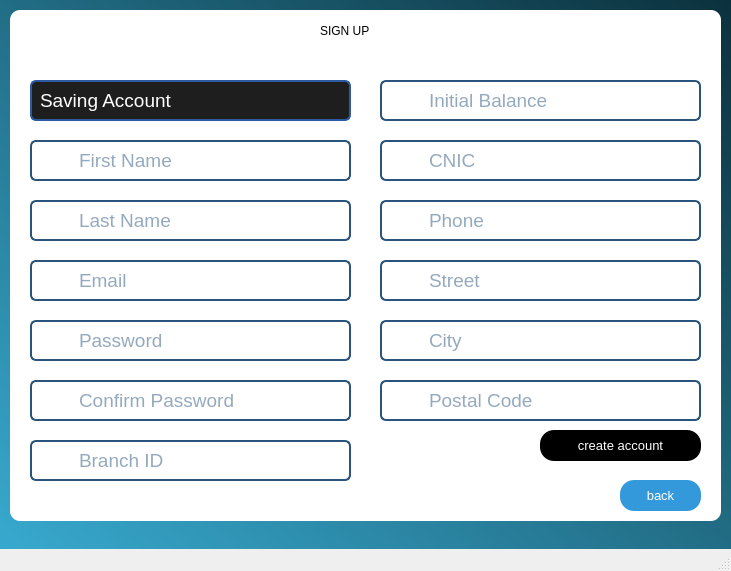
<?xml version="1.0" encoding="UTF-8"?>
<ui version="4.0">
 <class>signupwindow</class>
 <widget class="QMainWindow" name="signupwindow">
  <property name="geometry">
   <rect>
    <x>0</x>
    <y>0</y>
    <width>731</width>
    <height>571</height>
   </rect>
  </property>
  <property name="windowTitle">
   <string>Signup </string>
  </property>
  <widget class="QWidget" name="centralwidget">
   <widget class="QLabel" name="label">
    <property name="geometry">
     <rect>
      <x>-4</x>
      <y>-9</y>
      <width>741</width>
      <height>561</height>
     </rect>
    </property>
    <property name="styleSheet">
     <string notr="true">QLabel{
background:qlineargradient(x1:1,y1:0,x2:0,y2:1,stop:0#0b2f3b,stop:1#38aacf);
}</string>
    </property>
    <property name="text">
     <string/>
    </property>
   </widget>
   <widget class="QLabel" name="label_3">
    <property name="geometry">
     <rect>
      <x>10</x>
      <y>10</y>
      <width>711</width>
      <height>511</height>
     </rect>
    </property>
    <property name="font">
     <font>
      <family>Microsoft Sans Serif</family>
      <pointsize>14</pointsize>
     </font>
    </property>
    <property name="styleSheet">
     <string notr="true">QLabel{
background-color:white;
border-radius:10px;
}
</string>
    </property>
    <property name="text">
     <string/>
    </property>
   </widget>
   <widget class="QPushButton" name="backbtn">
    <property name="geometry">
     <rect>
      <x>620</x>
      <y>480</y>
      <width>81</width>
      <height>31</height>
     </rect>
    </property>
    <property name="font">
     <font>
      <family>Microsoft Sans Serif</family>
      <pointsize>10</pointsize>
      <italic>false</italic>
      <bold>false</bold>
     </font>
    </property>
    <property name="styleSheet">
     <string notr="true">QPushButton{
font: 10pt &quot;Microsoft Sans Serif&quot;;
background-color:#3499db;
color:white;
border-radius:14px;
padding:7px 14px;
}
QPushButton:hover{
background-color:rgb(41, 128, 185);
}
QPushButton:pressed{
background-color:rgb(31, 97, 141);
}</string>
    </property>
    <property name="text">
     <string>back</string>
    </property>
   </widget>
   <widget class="QLabel" name="label_4">
    <property name="geometry">
     <rect>
      <x>320</x>
      <y>20</y>
      <width>161</width>
      <height>21</height>
     </rect>
    </property>
    <property name="styleSheet">
     <string notr="true">QLabel{
background-color:white;
font: 700 20pt &quot;Arial&quot;;
color:BLACK;}</string>
    </property>
    <property name="text">
     <string>SIGN UP</string>
    </property>
   </widget>
   <widget class="QLineEdit" name="firstname">
    <property name="geometry">
     <rect>
      <x>30</x>
      <y>140</y>
      <width>321</width>
      <height>41</height>
     </rect>
    </property>
    <property name="font">
     <font>
      <family>Microsoft Sans Serif</family>
      <pointsize>14</pointsize>
     </font>
    </property>
    <property name="styleSheet">
     <string notr="true">QLineEdit{

background-color: rgb(255, 255, 255);
color:rgb(43, 84, 125);
border:2px solid rgb(43, 84, 125);
padding:5px;
border-radius:6px;
padding-left:45px;
}
QLineEdit:hover{
border:2px solid rgb(29, 61, 92);
background-color:rgb(226, 230, 235);
}
QLineEdit:focus{
border:2px solid rgb(0, 0, 119);
background-color:white;
outline:none;
}</string>
    </property>
    <property name="text">
     <string/>
    </property>
    <property name="placeholderText">
     <string>First Name</string>
    </property>
   </widget>
   <widget class="QLineEdit" name="confirmpassword">
    <property name="geometry">
     <rect>
      <x>30</x>
      <y>380</y>
      <width>321</width>
      <height>41</height>
     </rect>
    </property>
    <property name="font">
     <font>
      <family>Microsoft Sans Serif</family>
      <pointsize>14</pointsize>
     </font>
    </property>
    <property name="styleSheet">
     <string notr="true">QLineEdit{

background-color: rgb(255, 255, 255);
color:rgb(43, 84, 125);
border:2px solid rgb(43, 84, 125);
padding:5px;
border-radius:6px;
padding-left:45px;
}
QLineEdit:hover{
border:2px solid rgb(29, 61, 92);
background-color:rgb(226, 230, 235);
}
QLineEdit:focus{
border:2px solid rgb(0, 0, 119);
background-color:white;
outline:none;
}</string>
    </property>
    <property name="text">
     <string/>
    </property>
    <property name="echoMode">
     <enum>QLineEdit::EchoMode::Password</enum>
    </property>
    <property name="placeholderText">
     <string>Confirm Password</string>
    </property>
   </widget>
   <widget class="QLineEdit" name="password">
    <property name="geometry">
     <rect>
      <x>30</x>
      <y>320</y>
      <width>321</width>
      <height>41</height>
     </rect>
    </property>
    <property name="font">
     <font>
      <family>Microsoft Sans Serif</family>
      <pointsize>14</pointsize>
     </font>
    </property>
    <property name="styleSheet">
     <string notr="true">QLineEdit{

background-color: rgb(255, 255, 255);
color:rgb(43, 84, 125);
border:2px solid rgb(43, 84, 125);
padding:5px;
border-radius:6px;
padding-left:45px;
}
QLineEdit:hover{
border:2px solid rgb(29, 61, 92);
background-color:rgb(226, 230, 235);
}
QLineEdit:focus{
border:2px solid rgb(0, 0, 119);
background-color:white;
outline:none;
}</string>
    </property>
    <property name="text">
     <string/>
    </property>
    <property name="echoMode">
     <enum>QLineEdit::EchoMode::Password</enum>
    </property>
    <property name="placeholderText">
     <string>Password</string>
    </property>
   </widget>
   <widget class="QLineEdit" name="email">
    <property name="geometry">
     <rect>
      <x>30</x>
      <y>260</y>
      <width>321</width>
      <height>41</height>
     </rect>
    </property>
    <property name="font">
     <font>
      <family>Microsoft Sans Serif</family>
      <pointsize>14</pointsize>
     </font>
    </property>
    <property name="styleSheet">
     <string notr="true">QLineEdit{

background-color: rgb(255, 255, 255);
color:rgb(43, 84, 125);
border:2px solid rgb(43, 84, 125);
padding:5px;
border-radius:6px;
padding-left:45px;
}
QLineEdit:hover{
border:2px solid rgb(29, 61, 92);
background-color:rgb(226, 230, 235);
}
QLineEdit:focus{
border:2px solid rgb(0, 0, 119);
background-color:white;
outline:none;
}</string>
    </property>
    <property name="text">
     <string/>
    </property>
    <property name="placeholderText">
     <string>Email</string>
    </property>
   </widget>
   <widget class="QLineEdit" name="initialbalance">
    <property name="geometry">
     <rect>
      <x>380</x>
      <y>80</y>
      <width>321</width>
      <height>41</height>
     </rect>
    </property>
    <property name="font">
     <font>
      <family>Microsoft Sans Serif</family>
      <pointsize>14</pointsize>
     </font>
    </property>
    <property name="styleSheet">
     <string notr="true">QLineEdit{

background-color: rgb(255, 255, 255);
color:rgb(43, 84, 125);
border:2px solid rgb(43, 84, 125);
padding:5px;
padding-left:45px;
border-radius:6px;
}
QLineEdit:hover{
border:2px solid rgb(29, 61, 92);
background-color:rgb(226, 230, 235);
}
QLineEdit:focus{
border:2px solid rgb(0, 0, 119);
background-color:white;
outline:none;
}</string>
    </property>
    <property name="text">
     <string/>
    </property>
    <property name="placeholderText">
     <string>Initial Balance</string>
    </property>
   </widget>
   <widget class="QComboBox" name="acctype">
    <property name="geometry">
     <rect>
      <x>30</x>
      <y>80</y>
      <width>321</width>
      <height>41</height>
     </rect>
    </property>
    <property name="font">
     <font>
      <family>Microsoft Sans Serif</family>
      <pointsize>14</pointsize>
     </font>
    </property>
    <property name="autoFillBackground">
     <bool>false</bool>
    </property>
    <property name="styleSheet">
     <string notr="true">QComboBox {
    background: #1e1e1e;
    border: 2px solid #2c5aa0;
    border-radius: 6px;
    padding: 5px 8px;
    color: #ffffff;
}

QComboBox:hover {
    border-color: #1b6fd1;
}

QComboBox::drop-down {
    border: 0;
}

QComboBox QAbstractItemView {
    background: #1e1e1e;
    border: 1px solid #2c5aa0;
    selection-background-color: #2d8cf0;
    selection-color: white;
    color: white;
    padding: 4px;
}

QComboBox QAbstractItemView::item {
    padding: 6px 10px;
}</string>
    </property>
    <item>
     <property name="text">
      <string>Saving Account</string>
     </property>
    </item>
    <item>
     <property name="text">
      <string>Checking Account</string>
     </property>
    </item>
   </widget>
   <widget class="QPushButton" name="createbtn">
    <property name="geometry">
     <rect>
      <x>540</x>
      <y>430</y>
      <width>161</width>
      <height>31</height>
     </rect>
    </property>
    <property name="font">
     <font>
      <family>Microsoft Sans Serif</family>
      <pointsize>10</pointsize>
      <italic>false</italic>
      <bold>false</bold>
     </font>
    </property>
    <property name="styleSheet">
     <string notr="true">QPushButton{
font: 10pt &quot;Microsoft Sans Serif&quot;;
background-color:BLACK;
color:white;
border-radius:14px;
padding:7px 14px;
}
QPushButton:hover{
background-color:grey;
}
QPushButton:pressed{
background-color:grey;
}</string>
    </property>
    <property name="text">
     <string>create account</string>
    </property>
   </widget>
   <widget class="QLabel" name="label_5">
    <property name="geometry">
     <rect>
      <x>40</x>
      <y>150</y>
      <width>21</width>
      <height>21</height>
     </rect>
    </property>
    <property name="styleSheet">
     <string notr="true">background-color:none;</string>
    </property>
    <property name="text">
     <string/>
    </property>
    <property name="pixmap">
     <pixmap resource="images.qrc">:/new/prefix1/images/signup_username_icon.png</pixmap>
    </property>
    <property name="scaledContents">
     <bool>true</bool>
    </property>
   </widget>
   <widget class="QLabel" name="label_6">
    <property name="geometry">
     <rect>
      <x>40</x>
      <y>270</y>
      <width>21</width>
      <height>21</height>
     </rect>
    </property>
    <property name="styleSheet">
     <string notr="true">background-color:none;</string>
    </property>
    <property name="text">
     <string/>
    </property>
    <property name="pixmap">
     <pixmap resource="images.qrc">:/new/prefix1/images/signup_email_icon.png</pixmap>
    </property>
    <property name="scaledContents">
     <bool>true</bool>
    </property>
   </widget>
   <widget class="QLabel" name="label_7">
    <property name="geometry">
     <rect>
      <x>40</x>
      <y>330</y>
      <width>20</width>
      <height>20</height>
     </rect>
    </property>
    <property name="styleSheet">
     <string notr="true">background-color:none;</string>
    </property>
    <property name="text">
     <string/>
    </property>
    <property name="pixmap">
     <pixmap resource="images.qrc">:/new/prefix1/images/signup_password_icon.png</pixmap>
    </property>
    <property name="scaledContents">
     <bool>true</bool>
    </property>
   </widget>
   <widget class="QLabel" name="label_8">
    <property name="geometry">
     <rect>
      <x>40</x>
      <y>390</y>
      <width>21</width>
      <height>21</height>
     </rect>
    </property>
    <property name="styleSheet">
     <string notr="true">background-color:none;</string>
    </property>
    <property name="text">
     <string/>
    </property>
    <property name="pixmap">
     <pixmap resource="images.qrc">:/new/prefix1/images/signup_confirm_pass_icon.png</pixmap>
    </property>
    <property name="scaledContents">
     <bool>true</bool>
    </property>
   </widget>
   <widget class="QLabel" name="label_9">
    <property name="geometry">
     <rect>
      <x>390</x>
      <y>90</y>
      <width>21</width>
      <height>21</height>
     </rect>
    </property>
    <property name="styleSheet">
     <string notr="true">background-color:none;</string>
    </property>
    <property name="text">
     <string/>
    </property>
    <property name="pixmap">
     <pixmap resource="images.qrc">:/new/prefix1/images/signup_balance_icon.png</pixmap>
    </property>
    <property name="scaledContents">
     <bool>true</bool>
    </property>
   </widget>
   <widget class="QLineEdit" name="city">
    <property name="geometry">
     <rect>
      <x>380</x>
      <y>320</y>
      <width>321</width>
      <height>41</height>
     </rect>
    </property>
    <property name="font">
     <font>
      <family>Microsoft Sans Serif</family>
      <pointsize>14</pointsize>
     </font>
    </property>
    <property name="styleSheet">
     <string notr="true">QLineEdit{

background-color: rgb(255, 255, 255);
color:rgb(43, 84, 125);
border:2px solid rgb(43, 84, 125);
padding:5px;
border-radius:6px;
padding-left:45px;
}
QLineEdit:hover{
border:2px solid rgb(29, 61, 92);
background-color:rgb(226, 230, 235);
}
QLineEdit:focus{
border:2px solid rgb(0, 0, 119);
background-color:white;
outline:none;
}</string>
    </property>
    <property name="text">
     <string/>
    </property>
    <property name="echoMode">
     <enum>QLineEdit::EchoMode::Password</enum>
    </property>
    <property name="placeholderText">
     <string>City</string>
    </property>
   </widget>
   <widget class="QLineEdit" name="postalcode">
    <property name="geometry">
     <rect>
      <x>380</x>
      <y>380</y>
      <width>321</width>
      <height>41</height>
     </rect>
    </property>
    <property name="font">
     <font>
      <family>Microsoft Sans Serif</family>
      <pointsize>14</pointsize>
     </font>
    </property>
    <property name="styleSheet">
     <string notr="true">QLineEdit{

background-color: rgb(255, 255, 255);
color:rgb(43, 84, 125);
border:2px solid rgb(43, 84, 125);
padding:5px;
padding-left:45px;
border-radius:6px;
}
QLineEdit:hover{
border:2px solid rgb(29, 61, 92);
background-color:rgb(226, 230, 235);
}
QLineEdit:focus{
border:2px solid rgb(0, 0, 119);
background-color:white;
outline:none;
}</string>
    </property>
    <property name="text">
     <string/>
    </property>
    <property name="placeholderText">
     <string>Postal Code</string>
    </property>
   </widget>
   <widget class="QLabel" name="label_10">
    <property name="geometry">
     <rect>
      <x>390</x>
      <y>210</y>
      <width>20</width>
      <height>20</height>
     </rect>
    </property>
    <property name="styleSheet">
     <string notr="true">background-color:none;</string>
    </property>
    <property name="text">
     <string/>
    </property>
    <property name="pixmap">
     <pixmap resource="images.qrc">:/new/prefix1/images/signup_password_icon.png</pixmap>
    </property>
    <property name="scaledContents">
     <bool>true</bool>
    </property>
   </widget>
   <widget class="QLineEdit" name="cnic">
    <property name="geometry">
     <rect>
      <x>380</x>
      <y>140</y>
      <width>321</width>
      <height>41</height>
     </rect>
    </property>
    <property name="font">
     <font>
      <family>Microsoft Sans Serif</family>
      <pointsize>14</pointsize>
     </font>
    </property>
    <property name="styleSheet">
     <string notr="true">QLineEdit{

background-color: rgb(255, 255, 255);
color:rgb(43, 84, 125);
border:2px solid rgb(43, 84, 125);
padding:5px;
border-radius:6px;
padding-left:45px;
}
QLineEdit:hover{
border:2px solid rgb(29, 61, 92);
background-color:rgb(226, 230, 235);
}
QLineEdit:focus{
border:2px solid rgb(0, 0, 119);
background-color:white;
outline:none;
}</string>
    </property>
    <property name="text">
     <string/>
    </property>
    <property name="placeholderText">
     <string>CNIC</string>
    </property>
   </widget>
   <widget class="QLineEdit" name="street">
    <property name="geometry">
     <rect>
      <x>380</x>
      <y>260</y>
      <width>321</width>
      <height>41</height>
     </rect>
    </property>
    <property name="font">
     <font>
      <family>Microsoft Sans Serif</family>
      <pointsize>14</pointsize>
     </font>
    </property>
    <property name="styleSheet">
     <string notr="true">QLineEdit{

background-color: rgb(255, 255, 255);
color:rgb(43, 84, 125);
border:2px solid rgb(43, 84, 125);
padding:5px;
border-radius:6px;
padding-left:45px;
}
QLineEdit:hover{
border:2px solid rgb(29, 61, 92);
background-color:rgb(226, 230, 235);
}
QLineEdit:focus{
border:2px solid rgb(0, 0, 119);
background-color:white;
outline:none;
}</string>
    </property>
    <property name="text">
     <string/>
    </property>
    <property name="echoMode">
     <enum>QLineEdit::EchoMode::Password</enum>
    </property>
    <property name="placeholderText">
     <string>Street</string>
    </property>
   </widget>
   <widget class="QLabel" name="label_11">
    <property name="geometry">
     <rect>
      <x>390</x>
      <y>330</y>
      <width>21</width>
      <height>21</height>
     </rect>
    </property>
    <property name="styleSheet">
     <string notr="true">background-color:none;</string>
    </property>
    <property name="text">
     <string/>
    </property>
    <property name="pixmap">
     <pixmap resource="images.qrc">:/new/prefix1/images/signup_city_icon.png</pixmap>
    </property>
    <property name="scaledContents">
     <bool>true</bool>
    </property>
   </widget>
   <widget class="QLabel" name="label_12">
    <property name="geometry">
     <rect>
      <x>390</x>
      <y>390</y>
      <width>21</width>
      <height>21</height>
     </rect>
    </property>
    <property name="styleSheet">
     <string notr="true">background-color:none;</string>
    </property>
    <property name="text">
     <string/>
    </property>
    <property name="pixmap">
     <pixmap resource="images.qrc">:/new/prefix1/images/signup_postal_code_icon.png</pixmap>
    </property>
    <property name="scaledContents">
     <bool>true</bool>
    </property>
   </widget>
   <widget class="QLineEdit" name="phone">
    <property name="geometry">
     <rect>
      <x>380</x>
      <y>200</y>
      <width>321</width>
      <height>41</height>
     </rect>
    </property>
    <property name="font">
     <font>
      <family>Microsoft Sans Serif</family>
      <pointsize>14</pointsize>
     </font>
    </property>
    <property name="styleSheet">
     <string notr="true">QLineEdit{

background-color: rgb(255, 255, 255);
color:rgb(43, 84, 125);
border:2px solid rgb(43, 84, 125);
padding:5px;
border-radius:6px;
padding-left:45px;
}
QLineEdit:hover{
border:2px solid rgb(29, 61, 92);
background-color:rgb(226, 230, 235);
}
QLineEdit:focus{
border:2px solid rgb(0, 0, 119);
background-color:white;
outline:none;
}</string>
    </property>
    <property name="text">
     <string/>
    </property>
    <property name="placeholderText">
     <string>Phone</string>
    </property>
   </widget>
   <widget class="QLabel" name="label_13">
    <property name="geometry">
     <rect>
      <x>390</x>
      <y>210</y>
      <width>21</width>
      <height>21</height>
     </rect>
    </property>
    <property name="styleSheet">
     <string notr="true">background-color:none;</string>
    </property>
    <property name="text">
     <string/>
    </property>
    <property name="pixmap">
     <pixmap resource="images.qrc">:/new/prefix1/images/signup_call_no_icon.png</pixmap>
    </property>
    <property name="scaledContents">
     <bool>true</bool>
    </property>
   </widget>
   <widget class="QLabel" name="label_15">
    <property name="geometry">
     <rect>
      <x>390</x>
      <y>270</y>
      <width>20</width>
      <height>20</height>
     </rect>
    </property>
    <property name="styleSheet">
     <string notr="true">background-color:none;</string>
    </property>
    <property name="text">
     <string/>
    </property>
    <property name="pixmap">
     <pixmap resource="images.qrc">:/new/prefix1/images/signup_street_icon.png</pixmap>
    </property>
    <property name="scaledContents">
     <bool>true</bool>
    </property>
   </widget>
   <widget class="QLabel" name="label_2">
    <property name="geometry">
     <rect>
      <x>390</x>
      <y>150</y>
      <width>21</width>
      <height>21</height>
     </rect>
    </property>
    <property name="styleSheet">
     <string notr="true">background-color:none;</string>
    </property>
    <property name="text">
     <string/>
    </property>
    <property name="pixmap">
     <pixmap resource="images.qrc">:/new/prefix1/images/signup_cnic_icon.png</pixmap>
    </property>
    <property name="scaledContents">
     <bool>true</bool>
    </property>
   </widget>
   <widget class="QLineEdit" name="lastname">
    <property name="geometry">
     <rect>
      <x>30</x>
      <y>200</y>
      <width>321</width>
      <height>41</height>
     </rect>
    </property>
    <property name="font">
     <font>
      <family>Microsoft Sans Serif</family>
      <pointsize>14</pointsize>
     </font>
    </property>
    <property name="styleSheet">
     <string notr="true">QLineEdit{

background-color: rgb(255, 255, 255);
color:rgb(43, 84, 125);
border:2px solid rgb(43, 84, 125);
padding:5px;
border-radius:6px;
padding-left:45px;
}
QLineEdit:hover{
border:2px solid rgb(29, 61, 92);
background-color:rgb(226, 230, 235);
}
QLineEdit:focus{
border:2px solid rgb(0, 0, 119);
background-color:white;
outline:none;
}</string>
    </property>
    <property name="text">
     <string/>
    </property>
    <property name="placeholderText">
     <string>Last Name</string>
    </property>
   </widget>
   <widget class="QLabel" name="label_14">
    <property name="geometry">
     <rect>
      <x>40</x>
      <y>210</y>
      <width>21</width>
      <height>21</height>
     </rect>
    </property>
    <property name="styleSheet">
     <string notr="true">background-color:none;</string>
    </property>
    <property name="text">
     <string/>
    </property>
    <property name="pixmap">
     <pixmap resource="images.qrc">:/new/prefix1/images/signup_username_icon.png</pixmap>
    </property>
    <property name="scaledContents">
     <bool>true</bool>
    </property>
   </widget>
   <widget class="QLineEdit" name="branch">
    <property name="geometry">
     <rect>
      <x>30</x>
      <y>440</y>
      <width>321</width>
      <height>41</height>
     </rect>
    </property>
    <property name="font">
     <font>
      <family>Microsoft Sans Serif</family>
      <pointsize>14</pointsize>
     </font>
    </property>
    <property name="styleSheet">
     <string notr="true">QLineEdit{

background-color: rgb(255, 255, 255);
color:rgb(43, 84, 125);
border:2px solid rgb(43, 84, 125);
padding:5px;
border-radius:6px;
padding-left:45px;
}
QLineEdit:hover{
border:2px solid rgb(29, 61, 92);
background-color:rgb(226, 230, 235);
}
QLineEdit:focus{
border:2px solid rgb(0, 0, 119);
background-color:white;
outline:none;
}</string>
    </property>
    <property name="text">
     <string/>
    </property>
    <property name="echoMode">
     <enum>QLineEdit::EchoMode::Password</enum>
    </property>
    <property name="placeholderText">
     <string>Branch ID</string>
    </property>
   </widget>
   <widget class="QLabel" name="label_16">
    <property name="geometry">
     <rect>
      <x>40</x>
      <y>450</y>
      <width>21</width>
      <height>21</height>
     </rect>
    </property>
    <property name="styleSheet">
     <string notr="true">background-color:none;</string>
    </property>
    <property name="text">
     <string/>
    </property>
    <property name="pixmap">
     <pixmap resource="images.qrc">:/new/prefix1/images/signup_branch_icon.png</pixmap>
    </property>
    <property name="scaledContents">
     <bool>true</bool>
    </property>
   </widget>
  </widget>
  <widget class="QMenuBar" name="menubar">
   <property name="geometry">
    <rect>
     <x>0</x>
     <y>0</y>
     <width>731</width>
     <height>17</height>
    </rect>
   </property>
  </widget>
  <widget class="QStatusBar" name="statusbar"/>
 </widget>
 <resources>
  <include location="images.qrc"/>
 </resources>
 <connections/>
</ui>
